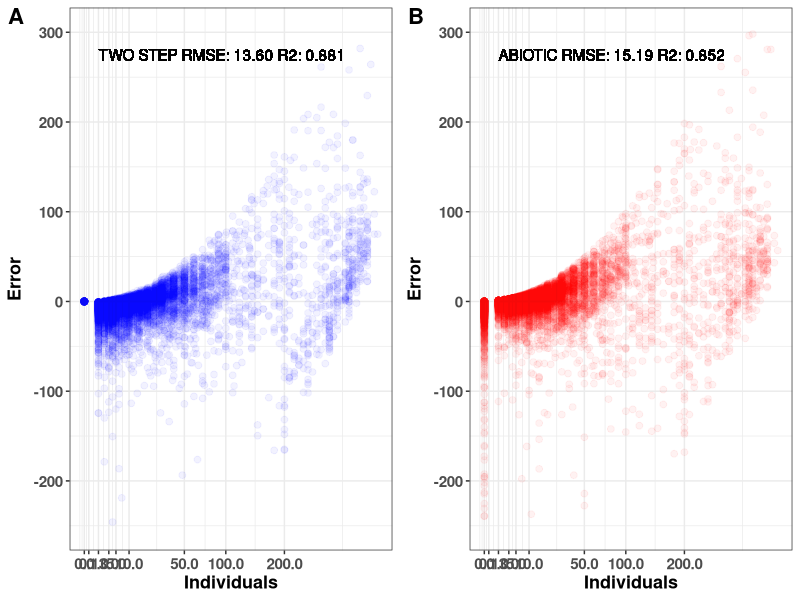
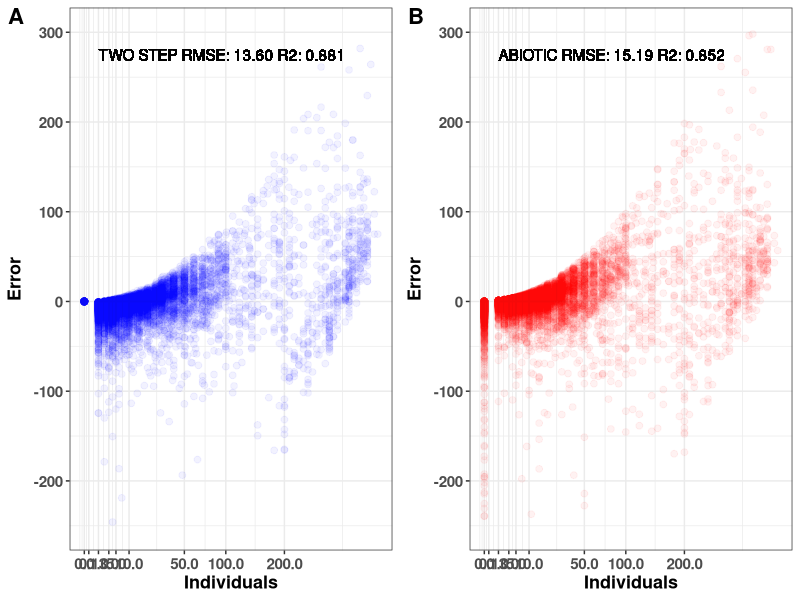

Recreate these plots in R, in order.
# Plot prediction errors of the ABIOTIC and TWO STEP methods
# Author: Javier Garcia-Algarra
# August 2021
#
# The script reads one simulation run of ABIOTIC and TWO STEP methods and
# plot the prediction errors (e = y - y') by number of individuals for all
# species
#
# Results: plots/Errors_indivs (both .png and. tiff) 


library("Metrics")
library(grid)
library(gridExtra)
library(cowplot)
library(ggplot2)
twosteppred <- read.csv("../results/TWO_STEP_rfpred.csv")
abiopred <- read.csv("../results/abiopred.csv")

rmse_twostep <- rmse(twosteppred$real,twosteppred$prediction)
rse_twostep <- rse(twosteppred$real,twosteppred$prediction)
twosteppred$error <- (twosteppred$real - twosteppred$prediction)

rmse_abio <- rmse(abiopred$real,abiopred$prediction)
rse_abio <- rse(abiopred$real,abiopred$prediction)
abiopred$error <- (abiopred$real - abiopred$prediction)

print(sprintf("twostep      RMSE: %.02f RSE: %.03f",rmse_twostep,rse_twostep))
print(sprintf("ABIOTIC RMSE: %.02f RSE: %.03f",rmse_abio,rse_abio))

plot_scatter <- function(datos){
  p <- ggplot(data=datos)+geom_point(aes(x=real,y=prediction))+scale_x_log10()
  return(p)
}

mybreaks=c(0,0.1,1,3,5,10,50,100,200,500)

plot_error <- function(datos,relleno="blue",titulo=""){
  p <- ggplot(data=datos)+
       geom_point(aes(x=real,y=error),size=2, shape=19, color=relleno, alpha=0.05)+
       geom_text(x=1, y=275, label=titulo, hjust=0) + 
       scale_x_sqrt(breaks=mybreaks)+
       ylim(c(-250,300))+theme_bw()+ylab("Error")+xlab("Individuals")+
       theme(        axis.text = element_text(face="bold", size=11),
                     axis.title.x = element_text(face="bold", size=13),
                     axis.title.y  = element_text(face="bold", size=13))
    
  return(p)
}

ptwostep <- plot_scatter(twosteppred)
pabio <- plot_scatter(abiopred)

perror_twostep <- plot_error(twosteppred,titulo=sprintf("TWO STEP RMSE: %.02f R2: %.03f",rmse_twostep,1-rse_twostep)) 

perror_abio <- plot_error(abiopred,relleno="red",titulo=sprintf("ABIOTIC RMSE: %.02f R2: %.03f",rmse_abio,1-rse_abio)) 


odir <- "../plots"
if (!dir.exists(odir))
  dir.create(odir)
ppi <- 300
nfile <- paste0(odir,"/Errors_indivs")
png(paste0(nfile,".png"), width=15*ppi, height=5*ppi, res=ppi)
g <- plot_grid(
  perror_twostep, perror_abio,
  ncol = 2,labels=c("A","B"),
  label_size = 16
)
print(g)
dev.off()

tiff(paste0(nfile,".tiff"), units="in", width=15, height=5, res=ppi)
print(g)
dev.off()
